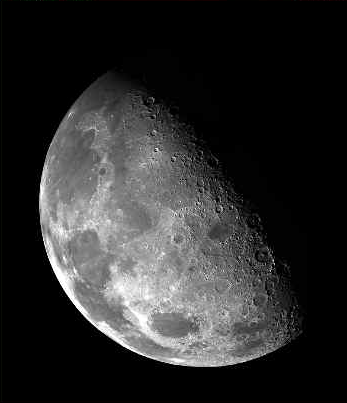
#> input picture 2_Homomorphic Filtering, Laplacian을 이용한 image Edge Enhancement/moon.png, 347 x 403 px
$ python 'Homomorphic Filtering.py'
#> lines starting #> are read from the running program, lines starting #| are printed output that depends on the picture
""" homomorphic filtering
1. zero padding
2. ln
3. centering
4. DFT
5. Filtering
6. IDFT
7. de-centering
8. exp
9. remove zero-padding
centering을 하면 spatial domain에서의 값들이 변하기 때문에 centering 이전에 ln을 취해야한다.
"""

# Frequency domain filtering을 위한 module import
import cv2
import matplotlib.pyplot as plt
import numpy as np

# image를 gray-scale로 읽어온다.
image = cv2.imread("moon.png", 0)
#> image: shape (403, 347); min 0, max 255, mean 43.9
plt.imshow(image, cmap='gray'), plt.axis('off')
plt.title("Original Image")
plt.show()

# step1: zero-padding
M, N = image.shape
#> M = 403; N = 347
P, Q = M * 2, N * 2
#> P = 806; Q = 694
padded_image = np.zeros((P, Q))
padded_image[:M, :N] = image

# zero-padding한 결과를 보여준다.
plt.imshow(padded_image, cmap='gray'), plt.axis('off')
plt.title("step 1. zero-padding")
plt.show()

# step2(ln): ln 로그를 취해서 illumination과 reflectance를 분리해준다.
# zero-padding된 부분은 log를 그대로 씌우면 안된다(devide by zero encountered in log 오류가 발생) 로그의 진수는 양수여야 하기 때문이다.
# 따라서 이를 해결하기 위해 np.log()대신 np.log(+1)를 사용했다.
z = np.log(padded_image+1)

# padded_image에 ln연산한 결과를 보여준다.
plt.imshow(z, cmap='gray'), plt.axis('off')
plt.title("step 2. ln")
plt.show()

# step3(centering): Filtering을 하기 위해 저주파 성분을 center로 모은다.
z_new = np.zeros((P, Q))
for x in range(P):
    for y in range(Q):
        z_new[x, y] = z[x, y] * ((-1)**(x+y))
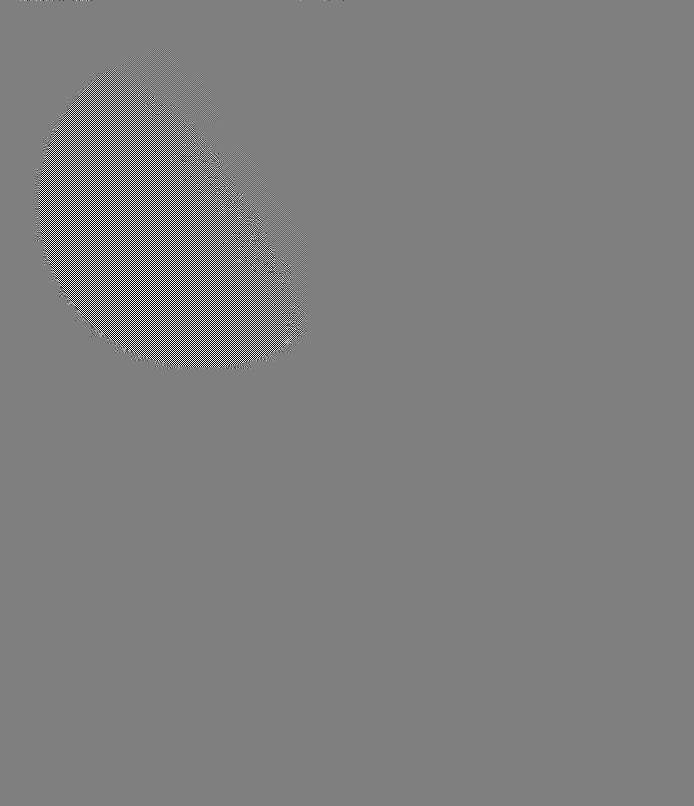
#> z_new: shape (806, 694) float64; min -5.55, max 5.55, mean 3.3e-05; drawn with min black and max white

# step4(DFT): np.fft.fft2() 함수를 취하여 DFT하고, 주파수 영역에서 해석한다. Z(u,v)
# 이를 logscale으로 spectrum을 표현했다.
Z = np.fft.fft2(z_new)
plt.imshow(np.log(np.abs(Z)).real, cmap='gray'), plt.axis('off')
plt.title("step 3~4. centering + DFT")
plt.show()
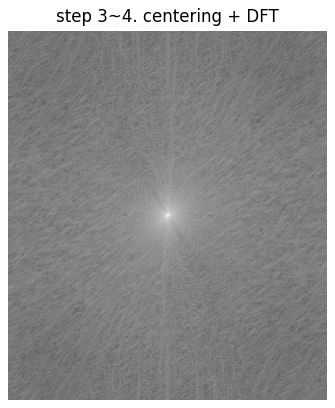
#> figure drawn by matplotlib, 1 panel

# step5(H(u,v)): homomorphic filtering을 구현하고 이를 Z(u, v)와 곱하여 S(u,v)=H(u,v)*Z(u,v)를 구한다.
# illumination은 저주파이고, reflectance는 고주파이다. 따라서 rL은 illumination을, rH은 reflectance를 조절하는 parameter이다.
# 다른 값들을 고정하고 rL을 변화시켰을때, rL를 낮추면 더 어두워지고, rL을 높이면 더 밝아지는 것을 알 수 있었다.
# 다른 값들을 고정하고 rH을 변화시켰을때, rH를 낮추면 detail이 줄어들고, rH를 높이면 detail이 많이 표현되는 것을 알 수 있다.

def Homomorphic_filter(image, c, cutoff, rL, rH):
    M, N = image.shape
    H = np.zeros((M, N))

    # image의 center
    U0 = int(M/2)
    V0 = int(N/2)

    # cutoff frequency
    D0 = cutoff

    # homomorphic filter 식 구현
    for u in range(M):
        for v in range(N):
            u_ = (np.abs(u-U0))**2
            v_ = (np.abs(v-V0))**2
            H[u, v] = ((rH-rL)*(1 - np.exp(-c*(((np.sqrt(u_+v_))**2)/(D0**2))))) + rL

    return H


# function을 취할 함수와 parameter를 지정한다.
# trial & error를 통해 이 image에 적합한 parameter를 구했다.
# 그 결과 c=1, cutoff=450, rL=0.8, rH=1.8 정도에서 조명을 줄이고 detail이 살아 나는 것을 알 수 있었다.
# 자세히 보면, 달 둘레 주위로 띠가 보이는 것을 확인할 수 있다. 또한, 보이지 않는 달의 반쪽에서도 detail이 어느정도 살아났다.
# 달 표면의 detail도 확인할 수 있었다.
H = Homomorphic_filter(Z, c=1, cutoff=450, rL=0.8, rH=1.5)
#> after the loop in Homomorphic_filter, `for u in range(M):`:
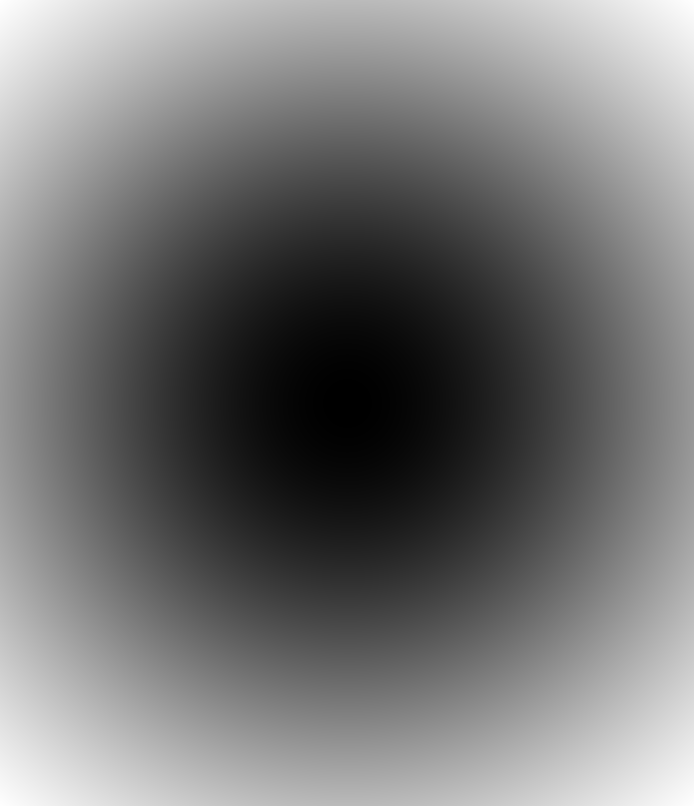
#> H: shape (806, 694) float64; min 0.8, max 1.33, mean 1.04; drawn with min black and max white
plt.imshow(H.real, cmap='gray'), plt.axis('off')
plt.title("step 5. Homomorphic Filter")
plt.show()

# S(u, v) = H(u,v) * Z(u,v), homomorphic filtering 한 결과
S = np.multiply(H, Z)
plt.imshow(np.log(np.abs(S)).real, cmap='gray'), plt.axis('off')
plt.title("step 5. Homomorphic Filtered result")
plt.show()

# step6(IDFT): step5에서 구한 S(u,v)를 Inverse DFT하여 s(x,y)를 얻는다.
s = np.fft.ifft2(S)

# step7: step3에서 filtering을 위해 진행한 centering을 상쇄하는 de-centering
for x in range(P):
    for y in range(Q):
        s[x, y] = s[x, y] * ((-1)**(x+y))

# step8(exp): s(x, y)에 exp을 취하여 step2의 ln을 상쇄시킨다.
g = np.exp(s)

# step9: step1에서 진행한 zero-padding part를 remove한다.
g = g[:M, :N]

img_homo = g.real
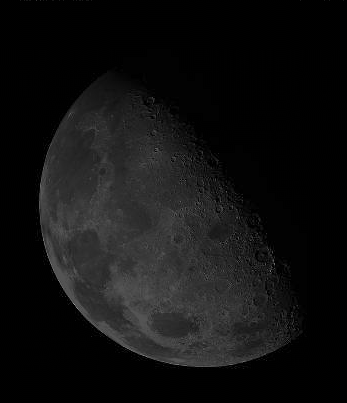
#> img_homo: shape (403, 347) float64; min 0.333, max 159.6, mean 17.5

# homomorphic filtering된 결과를 보여준다.
plt.imshow(img_homo, cmap='gray'), plt.axis('off')
plt.title("step 6~9. Final Result")
plt.show()


'''Laplacian'''
def Laplacian(image):
    M, N = image.shape
    H = np.zeros((M, N))

    for u in range(M):
        for v in range(N):
            u2 = np.power(u - M/2, 2)
            v2 = np.power(v - N/2, 2)
            H[u, v] = -(u2+v2)

    return H


# step1: zero-padding
M, N = img_homo.shape
P, Q = M * 2, N * 2
padded_image = np.zeros((P, Q))
padded_image[:M, :N] = img_homo
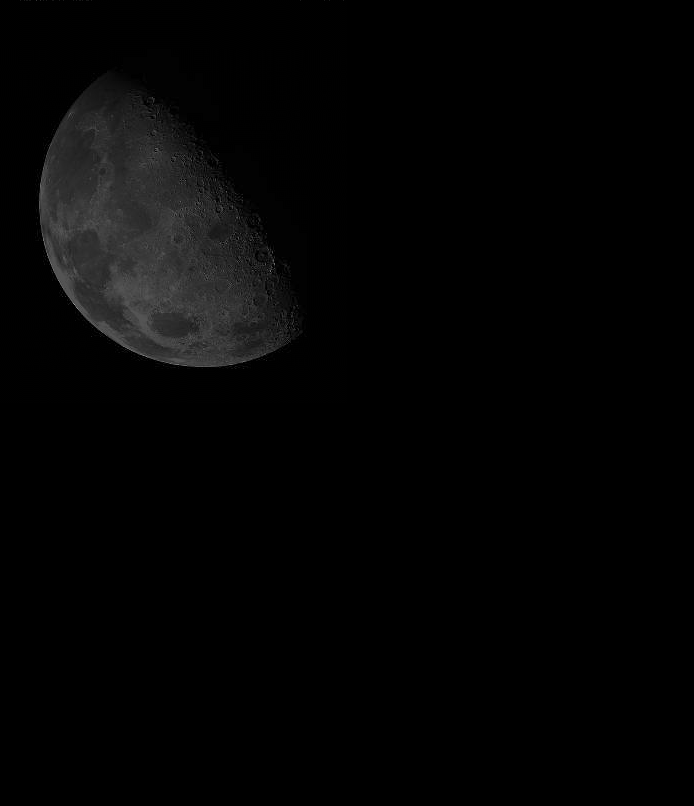
#> padded_image: shape (806, 694) float64; min 0, max 159.6, mean 4.4

# step2(centering): Filtering을 하기 위해 저주파 성분을 center로 모은다.
z_new = np.zeros((P, Q))
for x in range(P):
    for y in range(Q):
        z_new[x, y] = z[x, y] * ((-1)**(x+y))

# step3(DFT): np.fft.fft2() 함수를 취하여 DFT하고, 주파수 영역에서 해석한다. Z(u,v)
Z = np.fft.fft2(z_new)

# step4(H(u,v)): Laplacian
H = Laplacian(Z)
#> after the loop in Laplacian, `for u in range(M):`:
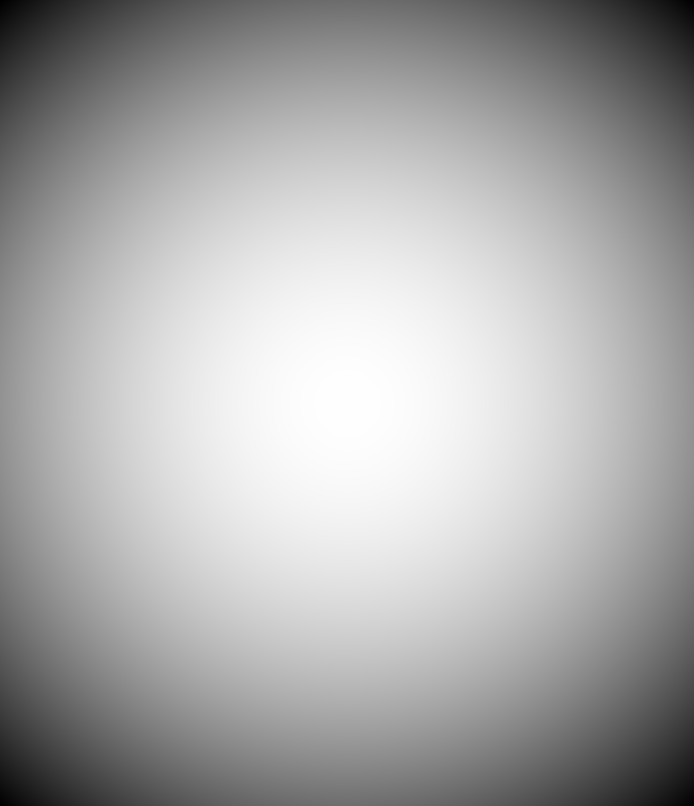
#> H: shape (806, 694) float64; min -282818, max 0, mean -94273; drawn with min black and max white
S = np.multiply(H, Z)

# step5(IDFT): step5에서 구한 S(u,v)를 Inverse DFT하여 s(x,y)를 얻는다.
s = np.fft.ifft2(S)

# step6: de-centering
for x in range(P):
    for y in range(Q):
        s[x, y] = s[x, y] * ((-1)**(x+y))

# step7: step1에서 진행한 zero-padding part를 remove한다.
s = s[:M, :N]
min, max = np.min(s), np.max(s)
s = (s - min) / (max - min) * 255.0

img_laplacian = s.real

plt.imshow(img_laplacian, cmap='gray'), plt.axis('off')
plt.title("Laplcian")
plt.show()

plt.imshow(img_homo+img_laplacian, cmap='gray'), plt.axis('off')
plt.title("Homo+Laplcian Result")
plt.show()
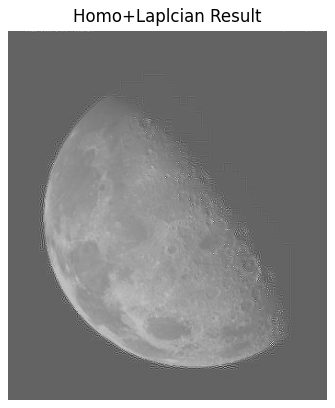
#> figure drawn by matplotlib, 1 panel
